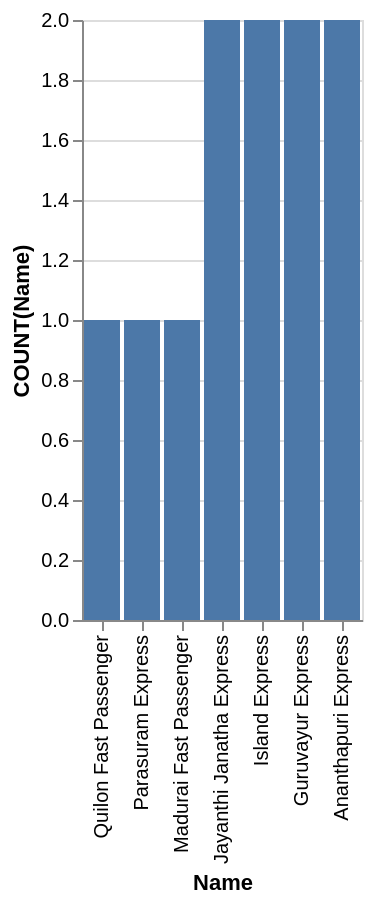

Describe this chart as a Vega-Lite specification.
### Vega-Lite specification from a JSON file in a GitHub repository (floating-point values rounded to 4 significant figures)
{"data": {"values": [{"x_data": "Quilon Fast Passenger", "y_data": 1}, {"x_data": "Parasuram Express", "y_data": 1}, {"x_data": "Madurai Fast Passenger", "y_data": 1}, {"x_data": "Jayanthi Janatha Express", "y_data": 2}, {"x_data": "Island Express", "y_data": 2}, {"x_data": "Guruvayur Express", "y_data": 2}, {"x_data": "Ananthapuri Express", "y_data": 2}]}, "mark": "bar", "encoding": {"x": {"field": "x_data", "type": "nominal", "title": "Name", "sort": "descending"}, "y": {"field": "y_data", "type": "quantitative", "title": "COUNT(Name)"}}}
